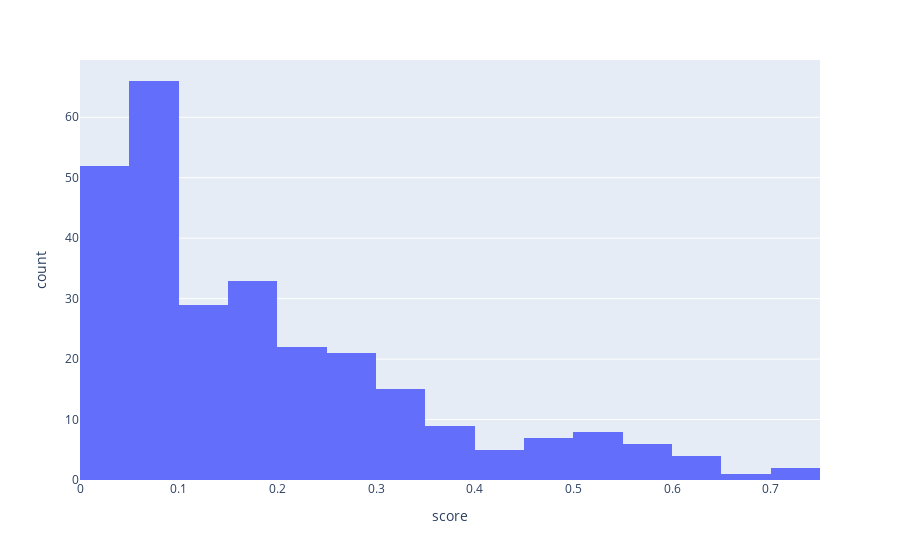

Source (notebook cell):
### Code cell
#valid_repo['score'].mean()
repository_score.head()
repository_score.groupby('returncode').count()
# 正常データは280のみ
#valid_repo.sort_values('score', ascending=False).head(10)[['grant_id', 'github_project_url', 'score']]


#show hist
#valid_repo.describe()

fig = px.histogram(valid_repo, x="score")
fig.show()

### Figure 1 — Plotly figure (JSON) as saved in the notebook; plotly's stock layout.template omitted (floating-point values rounded to 4 significant figures; data arrays with more than 128 entries replaced by an {"elided": "..."} marker saying what was removed)
{"data": [{"alignmentgroup": "True", "bingroup": "x", "hovertemplate": "score=%{x}<br>count=%{y}<extra></extra>", "legendgroup": "", "marker": {"color": "#636efa", "pattern": {"shape": ""}}, "name": "", "offsetgroup": "", "orientation": "v", "showlegend": false, "type": "histogram", "x": {"elided": "280 float values"}, "xaxis": "x", "yaxis": "y"}], "layout": {"barmode": "relative", "legend": {"tracegroupgap": 0}, "margin": {"t": 60}, "xaxis": {"anchor": "y", "domain": [0, 1], "title": {"text": "score"}}, "yaxis": {"anchor": "x", "domain": [0, 1], "title": {"text": "count"}}}}
